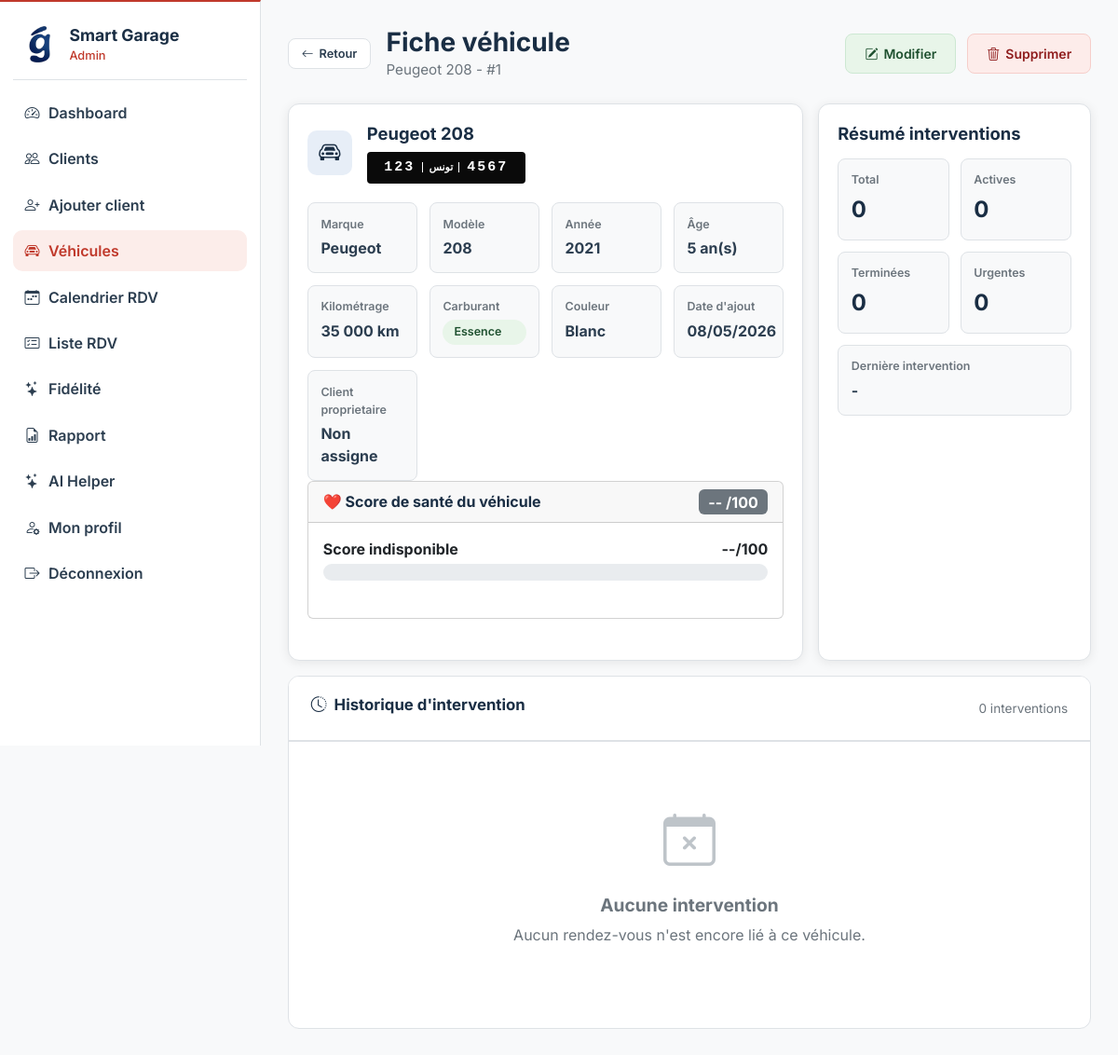
The app's page /vehicule et rdv/index.php?action=vehicleDetail&id=1 with its own data.
### tables this page shows
CREATE TABLE IF NOT EXISTS vehicle (
    id INT AUTO_INCREMENT PRIMARY KEY,
    marque VARCHAR(100) NOT NULL,
    modele VARCHAR(100) NOT NULL,
    immatriculation VARCHAR(20) NOT NULL UNIQUE,
    couleur VARCHAR(50) NOT NULL,
    annee INT NOT NULL,
    kilometrage INT NOT NULL,
    carburant ENUM('Essence','Diesel','Hybride','Electrique','GPL') NOT NULL,
    date_ajout DATETIME DEFAULT CURRENT_TIMESTAMP
);

### vehicule et rdv/controllers/VehicleController.php (called while the page is built, shortened)
<?php
require_once __DIR__ . '/../config/Database.php';
class VehicleController
{
    private PDO $db;
    private RdvService $rdvService;
    private array $rdvColumnCache = [];
    public function __construct()
    {
        $this->db = Database::getInstance()->getConnection();
        $this->rdvService = new RdvService($this->db);
    }
    public function vehicleDetail(): void
    {
        $id = isset($_GET['id']) ? (int) $_GET['id'] : 0;
        $vehicle = $this->findVehicleById($id);
        $history = $this->getVehicleInterventionHistory($id);
        $historyStats = $this->buildVehicleHistoryStats($history);
        $ownerClient = !empty($vehicle['id_client']) ? $this->rdvService->findClientById((int) $vehicle['id_client']) : null;
        require __DIR__ . '/../views/back/vehicle_detail.php';
    }
    private function findVehicleById(int $id): ?array
    {
        $stmt = $this->db->prepare('SELECT * FROM vehicle WHERE id = :id');
        $stmt->execute([':id' => $id]);
        $row = $stmt->fetch(PDO::FETCH_ASSOC);
        return $row ?: null;
    }
    private function getVehicleInterventionHistory(int $vehicleId): array
    {
        $select = [
            'r.id_rdv',
            'r.id_creneau',
            'r.type_intervention',
            'r.description_panne',
            $this->hasRendezvousColumn('circonstances_panne') ? 'r.circonstances_panne' : 'NULL AS circonstances_panne',
            $this->hasRendezvousColumn('temoins_panne') ? 'r.temoins_panne' : "'[]' AS temoins_panne",
            $this->hasRendezvousColumn('photos_json') ? 'r.photos_json' : "'[]' AS photos_json",
            $this->hasRendezvousColumn('urgence_score') ? 'r.urgence_score' : '0 AS urgence_score',
            $this->hasRendezvousColumn('urgence_details') ? 'r.urgence_details' : "'{}' AS urgence_details",
            'r.remise_eco_appliquee',
            'r.statut',
            'r.notes',
            'r.date_creation',
            'r.date_modification',
            'c.date_heure',
            'c.est_heure_creuse',
        ];
        $sql = 'SELECT ' . implode(', ', $select) . '
                FROM rendezvous_digital r
                LEFT JOIN creneau_atelier c ON c.id_creneau = r.id_creneau
                WHERE r.id_vehicle = :id_vehicle
                ORDER BY COALESCE(c.date_heure, r.date_creation) DESC, r.id_rdv DESC';
        $stmt = $this->db->prepare($sql);
        $stmt->execute([':id_vehicle' => $vehicleId]);
        return $stmt->fetchAll(PDO::FETCH_ASSOC);
    }
    private function buildVehicleHistoryStats(array $history): array
    {
        $stats = [
            'total' => count($history),
            'active' => 0,
            'done' => 0,
            'canceled' => 0,
            'urgent' => 0,
            'last_date' => null,
        ];
        return $stats;
    }
    private function hasRendezvousColumn(string $column): bool
    {
        try {
            $stmt = $this->db->prepare('SHOW COLUMNS FROM rendezvous_digital LIKE :column_name');
            $stmt->execute([':column_name' => $column]);
            $this->rdvColumnCache[$column] = (bool) $stmt->fetch(PDO::FETCH_ASSOC);
        } catch (Throwable $e) {
            $this->rdvColumnCache[$column] = false;
        }
        return $this->rdvColumnCache[$column];
    }
}

### vehicule et rdv/config/Database.php (called while the page is built, shortened)
<?php
class Database {
    private static $instance = null;
    private $connection;
    private $host = 'localhost';
    private $dbname = 'smart_garage';
    private $username = 'root';
    private $password = '';
    private $charset = 'utf8mb4';
    private function __construct() {
        try {
            $dsn = "mysql:host={$this->host};dbname={$this->dbname};charset={$this->charset}";
            $options = [
                PDO::ATTR_ERRMODE            => PDO::ERRMODE_EXCEPTION,
                PDO::ATTR_DEFAULT_FETCH_MODE => PDO::FETCH_ASSOC,
                PDO::ATTR_EMULATE_PREPARES   => false,
            ];
            $this->connection = new PDO($dsn, $this->username, $this->password, $options);
        } catch (PDOException $e) {
            die("Erreur de connexion à la base de données : " . $e->getMessage());
        }
    }
    public static function getInstance() {
        if (self::$instance === null) {
            self::$instance = new self();
        }
        return self::$instance;
    }
    public function getConnection() {
        return $this->connection;
    }
}

### vehicule et rdv/views/back/vehicle_detail.php (the view, shortened to what this page needs)
<?php
require_once __DIR__ . '/../../helpers/PlateHelper.php';
if (!function_exists('vehicleDetailNormalizeKey')) {
    function vehicleDetailDate(?string $date, bool $withHour = true): string
    {
        if (empty($date)) {
            return '-';
        }
        $timestamp = strtotime($date);
        return date($withHour ? 'd/m/Y H:i' : 'd/m/Y', $timestamp);
    }
}
$vehicleName = trim((string) ($vehicle['marque'] ?? '') . ' ' . (string) ($vehicle['modele'] ?? ''));
$vehicleName = $vehicleName !== '' ? $vehicleName : 'Véhicule #' . (int) ($vehicle['id'] ?? 0);
$vehicleAge = '';
if (!empty($vehicle['annee'])) {
    $vehicleAge = max(0, (int) date('Y') - (int) $vehicle['annee']) . ' an(s)';
}
require __DIR__ . '/layout_header.php';
?>
<div class="detail-page-head">
    <a href="index.php?action=manageVehicles" class="btn-sg btn-sg-outline btn-sg-sm">
        <i class="bi bi-arrow-left"></i> Retour
    </a>
    <div>
        <h1 class="page-title" style="margin-bottom:0.1rem;">Fiche véhicule</h1>
        <p class="page-subtitle" style="margin-bottom:0;"><?php echo htmlspecialchars($vehicleName); ?> - #<?php echo (int) $vehicle['id']; ?></p>
    </div>
    <div class="detail-head-actions">
        <a href="index.php?action=editVehicle&id=<?php echo (int) $vehicle['id']; ?>" class="btn-sg btn-sg-success">
            <i class="bi bi-pencil-square"></i> Modifier
        </a>
        <button type="button" class="btn-sg btn-sg-danger" onclick="confirmDelete('index.php?action=deleteVehicle&id=<?php echo (int) $vehicle['id']; ?>')">
            <i class="bi bi-trash3"></i> Supprimer
        </button>
    </div>
</div>
<div class="vehicle-detail-layout">
    <section class="vehicle-profile-panel">
        <div class="vehicle-profile-title">
            <span class="vehicle-profile-icon"><i class="bi bi-car-front"></i></span>
            <div>
                <h2><?php echo htmlspecialchars($vehicleName); ?></h2>
                <div class="vehicle-profile-plate"><?php echo formatPlate($vehicle['immatriculation'] ?? ''); ?></div>
            </div>
        </div>
        <div class="vehicle-fiche-grid">
            <div class="vehicle-fiche-item">
                <span>Marque</span>
                <strong><?php echo htmlspecialchars($vehicle['marque'] ?? '-'); ?></strong>
            </div>
            <div class="vehicle-fiche-item">
                <span>Modèle</span>
                <strong><?php echo htmlspecialchars($vehicle['modele'] ?? '-'); ?></strong>
            </div>
            <div class="vehicle-fiche-item">
                <span>Année</span>
                <strong><?php echo htmlspecialchars((string) ($vehicle['annee'] ?? '-')); ?></strong>
            </div>
            <div class="vehicle-fiche-item">
                <span>Âge</span>
                <strong><?php echo htmlspecialchars($vehicleAge !== '' ? $vehicleAge : '-'); ?></strong>
            </div>
            <div class="vehicle-fiche-item">
                <span>Kilométrage</span>
                <strong><?php echo number_format((int) ($vehicle['kilometrage'] ?? 0), 0, ',', ' '); ?> km</strong>
            </div>
            <div class="vehicle-fiche-item">
                <span>Carburant</span>
                <strong><span class="badge-fuel <?php echo strtolower((string) ($vehicle['carburant'] ?? '')); ?>"><?php echo htmlspecialchars($vehicle['carburant'] ?? '-'); ?></span></strong>
            </div>
            <div class="vehicle-fiche-item">
                <span>Couleur</span>
                <strong><?php echo htmlspecialchars($vehicle['couleur'] ?? '-'); ?></strong>
            </div>
            <div class="vehicle-fiche-item">
                <span>Date d'ajout</span>
                <strong><?php echo vehicleDetailDate($vehicle['date_ajout'] ?? null, false); ?></strong>
            </div>
            <div class="vehicle-fiche-item">
                <span>Client proprietaire</span>
                <strong>
                    <?php if (!empty($ownerClient)): ?>
                        <a class="vehicle-table-link" href="/integration/client/controllers/AdminController.php?action=showClientDetail&id=<?php echo (int) $ownerClient['id']; ?>">
                            <?php echo htmlspecialchars(trim(($ownerClient['prenom'] ?? '') . ' ' . ($ownerClient['nom'] ?? ''))); ?>
                        </a>
                    <?php else: ?>
                        Non assigne
                    <?php endif; ?>
                </strong>
            </div>
        </div>
        <div class="card mb-4" id="health-score-card">
            <div class="card-header d-flex justify-content-between align-items-center">
                <h6 class="mb-0">❤️ Score de santé du véhicule</h6>
                <span class="badge bg-secondary fs-6" id="health-badge">-- /100</span>
            </div>
            <div class="card-body">
                <div class="mb-3">
                    <div class="d-flex justify-content-between mb-1">
                        <span class="fw-bold" id="health-niveau">Calcul en cours...</span>
                        <span id="health-score-val" class="fw-bold">--/100</span>
                    </div>
                    <div class="progress" style="height: 18px; border-radius: 10px;">
                    </div>
                </div>
            </div>
        </div>
    </section>
    <section class="vehicle-stats-panel">
        <h2>Résumé interventions</h2>
        <div class="vehicle-stats-grid">
            <div class="vehicle-stat-box">
                <span>Total</span>
                <strong><?php echo (int) ($historyStats['total'] ?? 0); ?></strong>
            </div>
            <div class="vehicle-stat-box">
                <span>Actives</span>
                <strong><?php echo (int) ($historyStats['active'] ?? 0); ?></strong>
            </div>
            <div class="vehicle-stat-box">
                <span>Terminées</span>
                <strong><?php echo (int) ($historyStats['done'] ?? 0); ?></strong>
            </div>
            <div class="vehicle-stat-box">
                <span>Urgentes</span>
                <strong><?php echo (int) ($historyStats['urgent'] ?? 0); ?></strong>
            </div>
        </div>
        <div class="vehicle-last-intervention">
            <span>Dernière intervention</span>
            <strong><?php echo vehicleDetailDate($historyStats['last_date'] ?? null); ?></strong>
        </div>
    </section>
</div>
<div class="sg-table-wrap vehicle-history-wrap">
    <div class="table-header">
        <h3><i class="bi bi-clock-history me-2"></i>Historique d'intervention</h3>
        <span style="color:var(--text-muted);font-size:0.85rem;">
            <?php echo count($history); ?> intervention<?php echo count($history) !== 1 ? 's' : ''; ?>
        </span>
    </div>
    <?php if (empty($history)): ?>
        <div class="empty-state vehicle-history-empty">
            <div class="empty-icon"><i class="bi bi-calendar-x"></i></div>
            <h3>Aucune intervention</h3>
            <p>Aucun rendez-vous n'est encore lié à ce véhicule.</p>
        </div>
    <?php endif; ?>
</div>
<?php require __DIR__ . '/layout_footer.php'; ?>

### vehicule et rdv/helpers/PlateHelper.php (shortened to what this page needs)
<?php
if (!function_exists('formatPlate')) {
    function normalizePlateString(string $immatriculation): string
    {
        $raw = strtoupper(trim($immatriculation));
        $normalized = preg_replace('/\s+/', '', $raw);
        return str_replace(['-', '.'], '', $normalized);
    }
    function formatTUPlate(string $normalized): string
    {
        $parts = preg_split('/TU/i', $normalized);
        $left = (is_array($parts) && isset($parts[0])) ? trim($parts[0]) : '';
        $right = (is_array($parts) && isset($parts[1])) ? trim($parts[1]) : '';
        return '<span class="tn-plate">'
            . '<span class="tn-plate-left">' . htmlspecialchars($left, ENT_QUOTES, 'UTF-8') . '</span>'
            . '<span class="tn-plate-center">تونس</span>'
            . '<span class="tn-plate-right">' . htmlspecialchars($right, ENT_QUOTES, 'UTF-8') . '</span>'
            . '</span>';
    }
    function formatPlate(string $immatriculation): string
    {
        $normalized = normalizePlateString($immatriculation);
        if (preg_match('/^\d{1,3}TU\d{1,4}$/i', $normalized) === 1) {
            return formatTUPlate($normalized);
        }
        return formatNeutralPlate($immatriculation);
    }
}

### records on screen
vehicle: vehicleName "Peugeot 208", id "1", immatriculation "123", immatriculation "4567", marque "Peugeot", modele "208", annee "2021", annee "5 an(s)", kilometrage "35 000", carburant "Essence", couleur "Blanc", date_ajout "08/05/2026"

### other values on screen
$historyStats['total'] "0"
$historyStats['active'] "0"
$historyStats['done'] "0"
$historyStats['urgent'] "0"
vehicleDetailDate($historyStats['last_date'] ?? null) "-"
count($history) "0"
